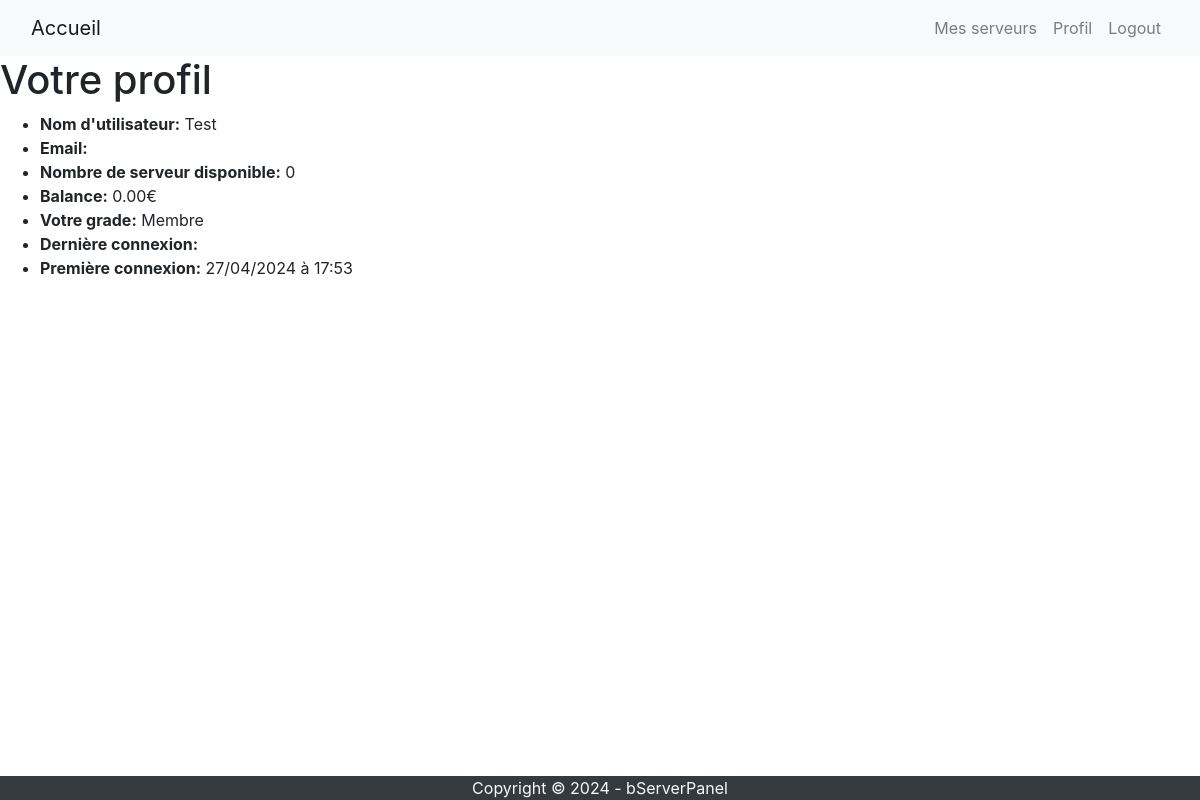
The page /users/profile/ (signed in) on the database its author committed.
### accounts/models.py (models this page shows, shortened)
class PanelUser(models.Model):
    rank = models.ForeignKey(Rank, on_delete=models.SET_NULL, null=True)
    balance = models.DecimalField(max_digits=10, decimal_places=2, default=0)
    server_count = models.IntegerField(default=0)
    user = models.OneToOneField('auth.User', on_delete=models.CASCADE, null=True)

class Rank(models.Model):
    name = models.CharField(max_length=255)
    permission = models.ManyToManyField(Permission, default=None)

### accounts/views.py (the view)
# urls.py: path('profile/', views.panel_user_profile, name='user-profile'),
@login_required(login_url='/users/login')
def panel_user_profile(request):
    try:
        panelUser = PanelUser.objects.get(user=request.user)
        return render(request, 'user-profile.html', {'panel_user': panelUser})
    except PanelUser.DoesNotExist:
        redirect('user-logout')

### accounts/templates/user-profile.html (shortened to what this page needs)
{% extends 'base.html' %}
{% block content %}
  <h1>Votre profil</h1>
  <ul>
    <li>
        <strong>Nom d'utilisateur:</strong> {{ user.username }}
    </li>
    <li>
        <strong>Email:</strong> {{ user.email }}
    </li>
    <li>
        <strong>Nombre de serveur disponible:</strong> {{ panel_user.server_count }}
    </li>
    <li>
        <strong>Balance:</strong> {{ panel_user.balance }}€
    </li>
    <li>
        <strong>Votre grade:</strong> {{ panel_user.rank.name }}
    </li>
    <li>
        <strong>Dernière connexion:</strong> {{ user.last_login | date:"j/m/Y à H:i" }}
    </li>
    <li>
        <strong>Première connexion:</strong> {{ user.date_joined | date:"j/m/Y à H:i" }}
    </li>
  </ul>
{% endblock %}

### rows shown on the page
PanelUser: server_count "0", balance "0.00", rank.name "Membre"

### other values the page prints
{{ user.username }} "Test"
{{ user.date_joined | date:"j/m/Y à H:i" }} "27/04/2024 à 17:53"
